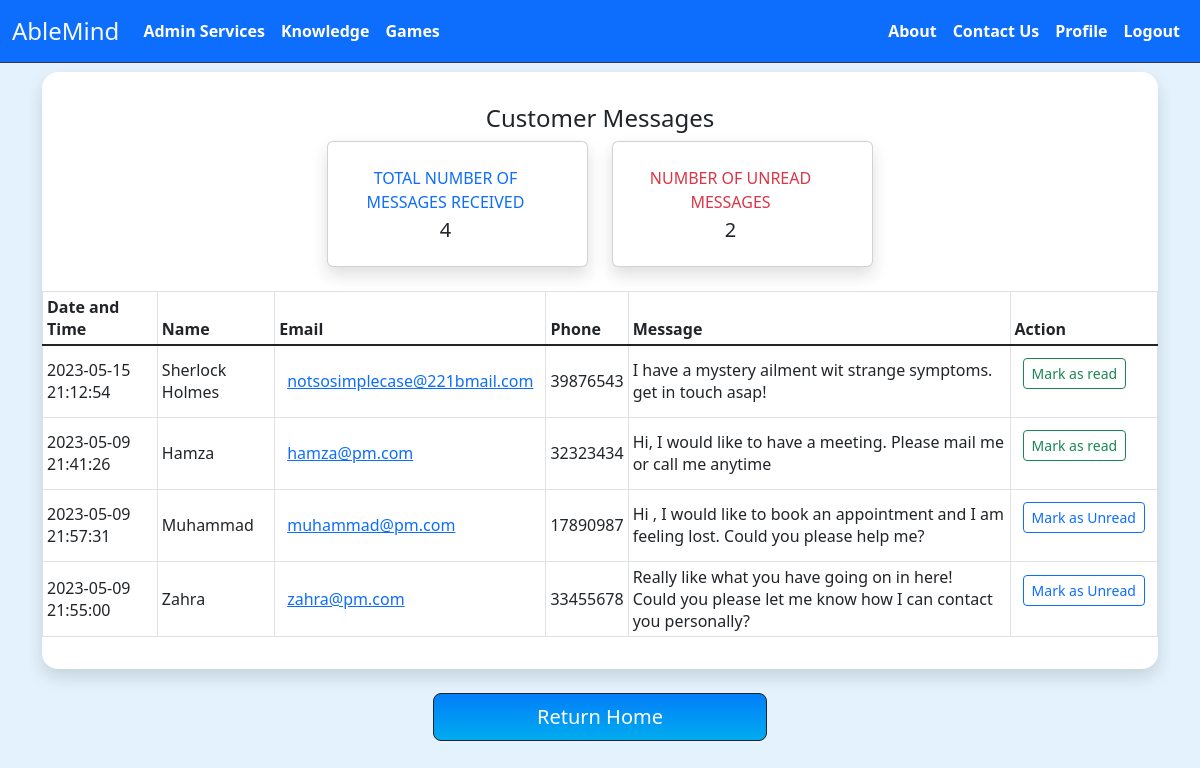
Page /customer_support.php on the committed database.
### tables this page shows
CREATE TABLE `customer_support_messages` (
  `c_id` int(11) NOT NULL,
  `dateTime` datetime NOT NULL,
  `name` varchar(50) NOT NULL,
  `email` varchar(80) NOT NULL,
  `phone` varchar(13) NOT NULL,
  `message` varchar(500) NOT NULL,
  `status` varchar(15) NOT NULL DEFAULT 'unread'
);

### customer_support.php (the view, shortened to what this page needs)
<?php
require("project_connection.php");
require("navbar_admin.php");
try {
  $sql = "SELECT * FROM `customer_support_messages` ORDER BY status DESC, dateTime DESC";
  $result = $db->query($sql);
  $rows = $result->fetchAll();
  $sql2 = "SELECT COUNT(*) FROM `customer_support_messages` where `status` = 'unread'";
  $countResult = $db->query($sql2);
  $count = $countResult->fetchColumn();
} catch (PDOException $e) {
  echo $e->getMessage();
  die();
}
?>
<!DOCTYPE html>
<html lang="en">
<head>
  <link href="./assets/dist/css/bootstrap.min.css" rel="stylesheet">
</head>
<body style="background-color: #e3f2fd;">
  <br><br><br>
  <div class='container-lg'>
    <div class="rounded-4 shadow bg-white py-3">
      <h4 class="mt-3 mb-2 mx-auto text-center"> Customer Messages</h4>
      <div class="row ">
        <div class="col-xl-3 col-md-6 mb-4 ms-auto">
          <div class="card border-left-primary shadow h-100 py-2">
            <div class="card-body">
              <div class="row no-gutters align-items-center">
                <div class="col mr-2">
                  <div class="text-xs font-weight-bold text-primary text-uppercase mb-1 text-center">
                    Total Number of Messages Received</div>
                  <div class="h5 mb-0 font-weight-bold text-gray-800 text-center"><?php echo count($rows) ?> </div>
                </div>
              </div>
            </div>
          </div>
        </div>
        <div class="col-xl-3 col-md-6 mb-4 me-auto">
          <div class="card border-left-primary shadow h-100 py-2">
            <div class="card-body">
              <div class="row no-gutters align-items-center">
                <div class="col mr-2">
                  <div class="text-xs font-weight-bold text-danger text-uppercase mb-1 text-center">
                    Number of unread messages</div>
                  <div class="h5 mb-0 font-weight-bold text-gray-800 text-center"><?php echo $count; ?> </div>
                </div>
              </div>
            </div>
          </div>
        </div>
        <div class="table-responsive text-center">
          <table class="table table-bordered table-sm">
            <thead>
              <tr>
                <th scope="col">Date and Time</th>
                <th scope="col">Name</th>
                <th scope="col">Email</th>
                <th scope="col">Phone</th>
                <th scope="col">Message</th>
                <th scope="col">Action</th>
              </tr>
            </thead>
            <tbody class="table-group-divider table align-middle">
              <?php
              foreach ($rows as $row) {
              ?>
                <tr>
                  <td><?php echo $row['dateTime']; ?></td>
                  <td><?php echo $row['name']; ?></td>
                  <td><a href="mailto:<?php echo $row['email']; ?>"><?php echo $row['email']; ?></a></td>
                  <td><?php echo $row['phone']; ?></td>
                  <td style="white-space: pre-line;"><?php echo $row['message']; ?></td>
                  <td>
                    <form>
                      <?php
                      if ($row['status'] == 'unread')
                        echo "<input type='submit' name='markAsRead' class='btn btn-outline-success btn-sm' value='Mark as read'/>";
                      else
                        echo "<input type='submit' name='markAsUnread' class='btn btn-outline-primary btn-sm' value='Mark as Unread'/>";
                      ?>
                    </form>
                  </td>
                </tr>
              <?php
              }
              ?>
            </tbody>
          </table>
        </div>
      </div>
    </div>
    <div style="width:30%; margin-left:auto; margin-right:auto; margin-bottom:20px;">
      <br>
      <a class='btn btn-dark btn-lg d-block' style="background-image: linear-gradient(0deg, rgb(0, 172, 238) 0%, rgb(2, 126, 251) 100%);" href="<?php if (isset($_SESSION['userType'])) {
                                                                                                                                                  if ($_SESSION['userType'] == "member")
                                                                                                                                                    echo 'memberDashboard.php';
                                                                                                                                                  else if ($_SESSION['userType'] == "admin")
                                                                                                                                                    echo 'adminDashboard.php';
                                                                                                                                                  else if ($_SESSION['userType'] == "specialist")
                                                                                                                                                    echo 'specialistDashboard.php';
                                                                                                                                                } else
                                                                                                                                                  echo 'homepage.php'; ?>">Return Home</a>
    </div>
  </div>
</body>
</html>

### rows in the picture
customer_support_messages: dateTime "2023-05-15 21:12:54", name "Sherlock Holmes", email "notsosimplecase@221bmail.com", phone "39876543", message "I have a mystery ailment wit strange symptoms. get in touch asap!"
customer_support_messages: dateTime "2023-05-09 21:41:26", name "Hamza", email "hamza@pm.com", phone "32323434", message "Hi, I would like to have a meeting. Please mail me or call me anytime"
customer_support_messages: dateTime "2023-05-09 21:57:31", name "Muhammad", email "muhammad@pm.com", phone "17890987", message "Hi , I would like to book an appointment and I am feeling lost. Could you please help me?"
customer_support_messages: dateTime "2023-05-09 21:55:00", name "Zahra", email "zahra@pm.com", phone "33455678", message "Really like what you have going on in here! Could you please let me know how I can contact you personally?"

### other values in the picture
count($rows) "4"
$count "2"
